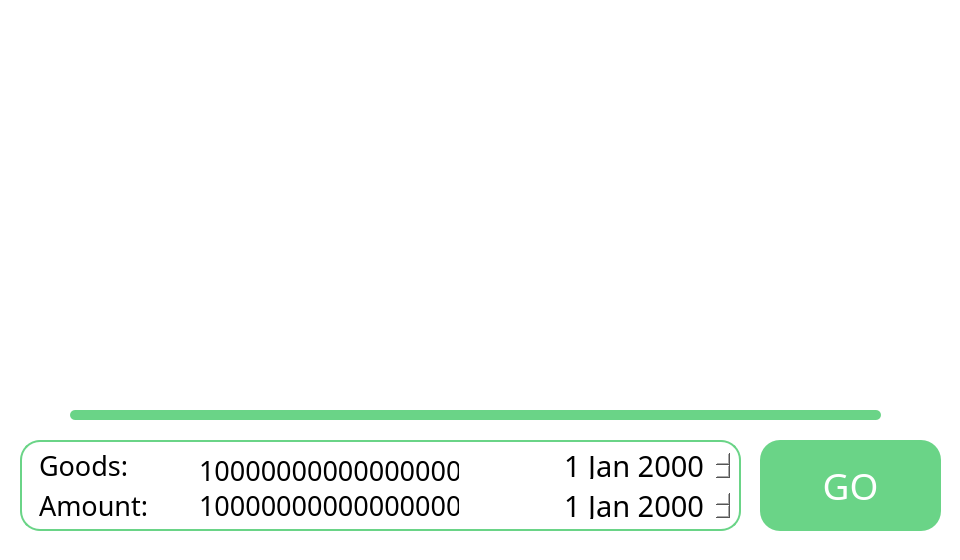
<?xml version="1.0" encoding="UTF-8"?>
<ui version="4.0">
 <class>Reports</class>
 <widget class="QDialog" name="Reports">
  <property name="geometry">
   <rect>
    <x>0</x>
    <y>0</y>
    <width>960</width>
    <height>560</height>
   </rect>
  </property>
  <property name="font">
   <font>
    <family>Bauhaus 93</family>
    <pointsize>72</pointsize>
   </font>
  </property>
  <property name="windowTitle">
   <string>Reports</string>
  </property>
  <property name="styleSheet">
   <string notr="true">background-color: white;
border-radius: 20;</string>
  </property>
  <widget class="QWidget" name="centralwidget">
   <widget class="QPushButton" name="pushButton_2">
    <property name="geometry">
     <rect>
      <x>760</x>
      <y>440</y>
      <width>181</width>
      <height>91</height>
     </rect>
    </property>
    <property name="font">
     <font>
      <family>Broadway</family>
      <pointsize>28</pointsize>
     </font>
    </property>
    <property name="styleSheet">
     <string notr="true">background-color: #6ad487;
border-radius: 20;
color: white; 
</string>
    </property>
    <property name="text">
     <string>GO</string>
    </property>
   </widget>
   <widget class="QTableWidget" name="tableWidget">
    <property name="geometry">
     <rect>
      <x>20</x>
      <y>40</y>
      <width>911</width>
      <height>341</height>
     </rect>
    </property>
    <property name="font">
     <font>
      <family>Segoe UI Semilight</family>
     </font>
    </property>
    <property name="styleSheet">
     <string notr="true">border-radius: 7; 
background-color: white;
border: 2px solid #ffff;</string>
    </property>
   </widget>
   <widget class="QFrame" name="frame">
    <property name="geometry">
     <rect>
      <x>70</x>
      <y>410</y>
      <width>811</width>
      <height>10</height>
     </rect>
    </property>
    <property name="styleSheet">
     <string notr="true">background-color: #6ad487;
border-radius: 5;
color: white; 
</string>
    </property>
    <property name="frameShape">
     <enum>QFrame::StyledPanel</enum>
    </property>
    <property name="frameShadow">
     <enum>QFrame::Raised</enum>
    </property>
   </widget>
   <widget class="QFrame" name="frame_2">
    <property name="geometry">
     <rect>
      <x>20</x>
      <y>440</y>
      <width>721</width>
      <height>91</height>
     </rect>
    </property>
    <property name="styleSheet">
     <string notr="true">background-color: white;
border-radius: 20;
color: black; 
border: 2px solid #6ad487;</string>
    </property>
    <property name="frameShape">
     <enum>QFrame::StyledPanel</enum>
    </property>
    <property name="frameShadow">
     <enum>QFrame::Raised</enum>
    </property>
    <widget class="QLabel" name="label_4">
     <property name="geometry">
      <rect>
       <x>170</x>
       <y>10</y>
       <width>271</width>
       <height>41</height>
      </rect>
     </property>
     <property name="font">
      <font>
       <family>Dubai Light</family>
       <pointsize>20</pointsize>
      </font>
     </property>
     <property name="styleSheet">
      <string notr="true">background-color: white;
border-radius: 20;
color: black; 
border: 2px solid white;</string>
     </property>
     <property name="text">
      <string>10000000000000000</string>
     </property>
    </widget>
    <widget class="QLabel" name="label">
     <property name="geometry">
      <rect>
       <x>10</x>
       <y>10</y>
       <width>111</width>
       <height>31</height>
      </rect>
     </property>
     <property name="font">
      <font>
       <family>Dubai Light</family>
       <pointsize>20</pointsize>
      </font>
     </property>
     <property name="styleSheet">
      <string notr="true">background-color: white;
border-radius: 20;
color: black; 
border: 2px solid white;</string>
     </property>
     <property name="text">
      <string>Goods:</string>
     </property>
    </widget>
    <widget class="QDateEdit" name="dateEdit">
     <property name="geometry">
      <rect>
       <x>540</x>
       <y>10</y>
       <width>171</width>
       <height>31</height>
      </rect>
     </property>
     <property name="font">
      <font>
       <family>Candara Light</family>
       <pointsize>22</pointsize>
      </font>
     </property>
     <property name="styleSheet">
      <string notr="true">background-color: white;
border-radius: 20;
color: black; 
border: 2px solid white;</string>
     </property>
    </widget>
    <widget class="QLabel" name="label_3">
     <property name="geometry">
      <rect>
       <x>170</x>
       <y>50</y>
       <width>271</width>
       <height>31</height>
      </rect>
     </property>
     <property name="font">
      <font>
       <family>Dubai Light</family>
       <pointsize>20</pointsize>
      </font>
     </property>
     <property name="autoFillBackground">
      <bool>false</bool>
     </property>
     <property name="styleSheet">
      <string notr="true">background-color: white;
border-radius: 20;
color: black; 
border: 2px solid white;</string>
     </property>
     <property name="text">
      <string>10000000000000000</string>
     </property>
    </widget>
    <widget class="QLabel" name="label_2">
     <property name="geometry">
      <rect>
       <x>10</x>
       <y>50</y>
       <width>141</width>
       <height>31</height>
      </rect>
     </property>
     <property name="font">
      <font>
       <family>Dubai Light</family>
       <pointsize>20</pointsize>
      </font>
     </property>
     <property name="styleSheet">
      <string notr="true">background-color: white;
border-radius: 20;
color: black; 
border: 2px solid white;</string>
     </property>
     <property name="text">
      <string>Amount:</string>
     </property>
    </widget>
    <widget class="QDateEdit" name="dateEdit_2">
     <property name="geometry">
      <rect>
       <x>540</x>
       <y>50</y>
       <width>171</width>
       <height>31</height>
      </rect>
     </property>
     <property name="font">
      <font>
       <family>Candara Light</family>
       <pointsize>22</pointsize>
      </font>
     </property>
     <property name="styleSheet">
      <string notr="true">background-color: white;
border-radius: 20;
color: black; 
border: 2px solid white;</string>
     </property>
    </widget>
   </widget>
   <widget class="QPushButton" name="goBackToInvoicesButton">
    <property name="geometry">
     <rect>
      <x>10</x>
      <y>0</y>
      <width>41</width>
      <height>41</height>
     </rect>
    </property>
    <property name="styleSheet">
     <string notr="true">background-color: white;
border-radius: 20;
color: black; 
border: 2px solid #ffff;</string>
    </property>
    <property name="text">
     <string/>
    </property>
    <property name="icon">
     <iconset>
      <normaloff>i.webp</normaloff>i.webp</iconset>
    </property>
   </widget>
  </widget>
  <widget class="QStatusBar" name="statusbar"/>
 </widget>
 <resources/>
 <connections/>
</ui>
